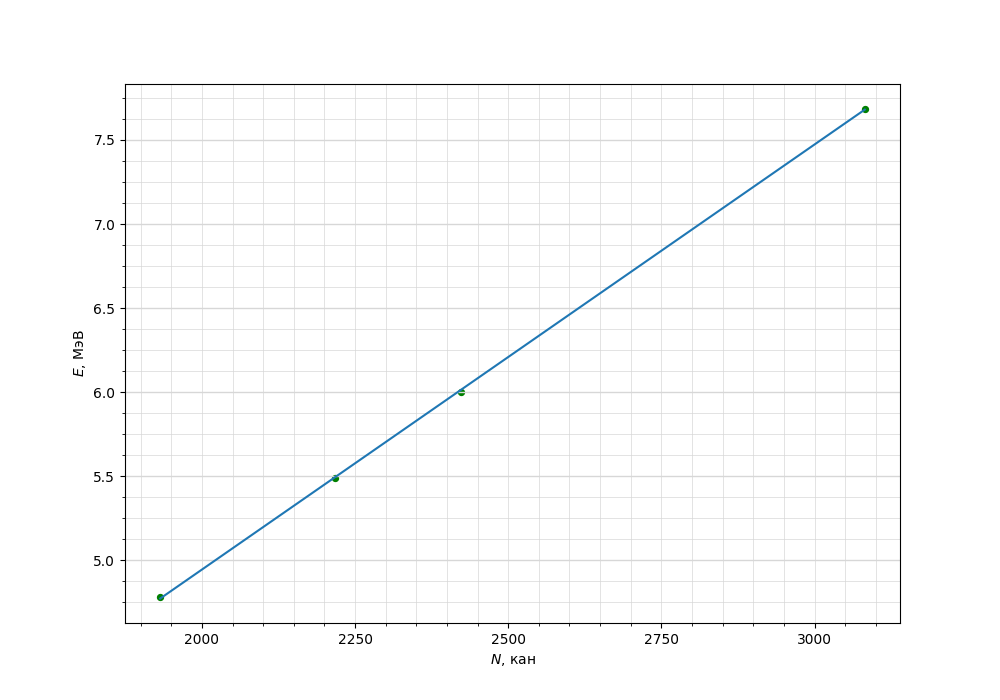

Here is the Python script that generated this plot:
import numpy as np
import matplotlib.pyplot as plt
from matplotlib.ticker import MultipleLocator

plt.figure(figsize=(10,7))  #Размер изображения
#plt.title('График зависимости энергии ') # Заголовок

x = [1932,2218,2423,3082] # Координата x
y = [4.784,5.49,6.002,7.687] # Координата y


plt.scatter(x, y, s=18, c='green')  # Экспериментальные точки на графике

plt.xlabel('$N$, кан') # Подпись абсцисс
plt.ylabel('$E$, МэВ') # Подпись ординат

p = np.polyfit(x, y, deg=1) # Построение кривой по мнк
p_f = np.poly1d(p)
plt.plot(x, p_f(x))
print(p_f)


DP = 2
ax = plt.gca()

## Характеристики сетки

ax.yaxis.set_minor_locator(MultipleLocator(0.125))
ax.yaxis.set_major_locator(MultipleLocator(0.5))
ax.xaxis.set_minor_locator(MultipleLocator(50))
ax.xaxis.set_major_locator(MultipleLocator(250))
ax.yaxis.grid(True,'major',linewidth=2/DP,linestyle='-',color='#d7d7d7')
ax.xaxis.grid(True,'minor',linewidth=1/DP,linestyle='-',color='#d7d7d7')
ax.yaxis.grid(True,'minor',linewidth=1/DP,linestyle='-',color='#d7d7d7')
ax.xaxis.grid(True,'major',linewidth=1/DP,linestyle='-',color='#d7d7d7',zorder=0)

plt.savefig('cal.png')